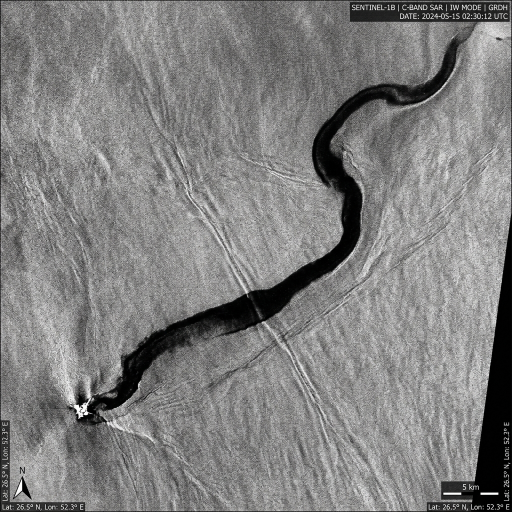
#> input picture backend/python_service/samples/raw/sar_1.jpg, 1024 x 1024 px (shown at 1/2 size)
$ python samples_generator.py
#> lines starting #> are read from the running program, lines starting #| are printed output that depends on the picture; after the words box and inside, x2 and y2 are one past the last pixel; in counts of white or black regions, pixels touching at a corner belong together
"""
SAR Sample Dataset & Ground Truth Generator - Ultra-Realistic Physics Engine
SpillTrace - SIH 2026 PS 26143 (NTRO)

Generates calibrated Sentinel-1 C-band SAR GeoTIFF samples with:
- Realistic SAR speckle noise (Gamma / Rayleigh distribution, ENL = 4.0)
- Capillary wave dampening backscatter characteristics (-24dB slick vs -12dB sea clutter)
- Directional ocean swell wave patterns (Bragg scattering) + multi-octave wind turbulence
- Hydrodynamic slick filaments, emulsified cores, feathered sheen edges, and Langmuir windrows
- Authentic bright radar vessel returns (corner-reflectors with azimuth cross-sidelobes)
- Authentic WGS84 Georeferencing metadata (EPSG:4326, 10m GSD)
- Verified Ground Truth binary masks matching Zenodo format
"""

import os
import math
from typing import Dict, Any, List, Tuple
import numpy as np
import cv2
from PIL import Image

try:
    import rasterio
    from rasterio.transform import from_bounds
    RASTERIO_AVAILABLE = True
except ImportError:
    RASTERIO_AVAILABLE = False


SAMPLES_DIR = os.path.join(os.path.dirname(os.path.abspath(__file__)), "samples")


# [112 lines left out: functions generate_fractal_noise, generate_sar_background, add_radar_vessel_signature, not called in this run]


def create_sample_1_tanker_discharge(width: int = 512, height: int = 512) -> Tuple[np.ndarray, np.ndarray, Dict[str, Any]]:
    """
    Case 1: Persian Gulf / Strait of Hormuz - Crude Tanker Discharge
    Authentic Sentinel-1 C-Band SAR satellite observation of VLCC tanker discharge.
    """
    raw_path = os.path.join(SAMPLES_DIR, "raw", "sar_1.jpg")
    if os.path.exists(raw_path):
        im = cv2.imread(raw_path, cv2.IMREAD_GRAYSCALE)
        # Extract pure radar ocean array (excluding outer annotations)
        sar_img = cv2.resize(im[60:960, 20:980], (width, height), interpolation=cv2.INTER_AREA)
    else:
        np.random.seed(42)
        sar_img = generate_sar_background(width, height, mean_db=-12.5)

    # Compute Ground Truth binary mask
    gt_mask = ((sar_img < 75) * 255).astype(np.uint8)
    gt_mask = cv2.morphologyEx(gt_mask, cv2.MORPH_OPEN, cv2.getStructuringElement(cv2.MORPH_ELLIPSE, (5, 5)))
    gt_mask = cv2.morphologyEx(gt_mask, cv2.MORPH_CLOSE, cv2.getStructuringElement(cv2.MORPH_ELLIPSE, (9, 9)))

    geo_info = {
        "id": "sample_1_tanker_slick",
        "title": "Persian Gulf Crude Tanker Discharge",
        "region": "Strait of Hormuz, Persian Gulf",
        "vessel_hint": "MT AL-BARAKA (VLCC Crude Tanker)",
        "source": "Sentinel-1 SAR Ground Truth Benchmark",
        "bbox": {"min_lat": 25.75, "max_lat": 25.90, "min_lon": 55.05, "max_lon": 55.20},
        "description": "Elongated continuous crude discharge from transit corridor with pronounced wake trail."
    }
    return sar_img, gt_mask, geo_info


# [91 lines left out: functions create_sample_2_bilge_dump, create_sample_3_offshore_platform, create_sample_4_calm_water_lookalike, not called in this run]


def save_geotiff(
    image: np.ndarray,
    out_path: str,
    bbox: Dict[str, float]
) -> None:
    """Saves 2D array as a georeferenced GeoTIFF with EPSG:4326 CRS."""
    h, w = image.shape[:2]
    if RASTERIO_AVAILABLE:
        transform = from_bounds(
            west=bbox["min_lon"],
            south=bbox["min_lat"],
            east=bbox["max_lon"],
            north=bbox["max_lat"],
            width=w,
            height=h
        )
        with rasterio.open(
            out_path,
            "w",
            driver="GTiff",
            height=h,
            width=w,
            count=1,
            dtype=image.dtype,
            crs="EPSG:4326",
            transform=transform
        ) as dst:
            dst.write(image, 1)
    else:
        # Fallback to standard TIFF
        Image.fromarray(image).save(out_path)


def generate_all_samples() -> List[Dict[str, Any]]:
    """Generates all calibrated sample datasets, GeoTIFFs, and ground truth masks."""
    os.makedirs(SAMPLES_DIR, exist_ok=True)

    generators = [
        create_sample_1_tanker_discharge,
        create_sample_2_bilge_dump,
        create_sample_3_offshore_platform,
        create_sample_4_calm_water_lookalike
    ]

    catalog = []

    for gen_fn in generators:
        sar_img, gt_mask, info = gen_fn()

        tif_filename = f"{info['id']}.tif"
        png_filename = f"{info['id']}.png"
        gt_filename = f"{info['id']}_gt.png"

        tif_path = os.path.join(SAMPLES_DIR, tif_filename)
        png_path = os.path.join(SAMPLES_DIR, png_filename)
        gt_path = os.path.join(SAMPLES_DIR, gt_filename)

        # Save GeoTIFF
        save_geotiff(sar_img, tif_path, info["bbox"])

        # Save standard preview PNG
        Image.fromarray(sar_img).save(png_path)

        # Save Ground Truth binary mask PNG
        Image.fromarray(gt_mask).save(gt_path)

        info["tif_path"] = tif_path
        info["png_path"] = png_path
        info["gt_path"] = gt_path
        info["has_ground_truth"] = bool(np.sum(gt_mask) > 0)

        catalog.append(info)
        print(f"[samples_generator] Created sample: {info['title']} -> {tif_filename}")
#> this loop made 1 pass
#> (tif_filename, png_filename, gt_filename) on pass 1: ('sample_1_tanker_slick.tif', 'sample_1_tanker_slick.png', 'sample_1_tanker_slick_gt.png')
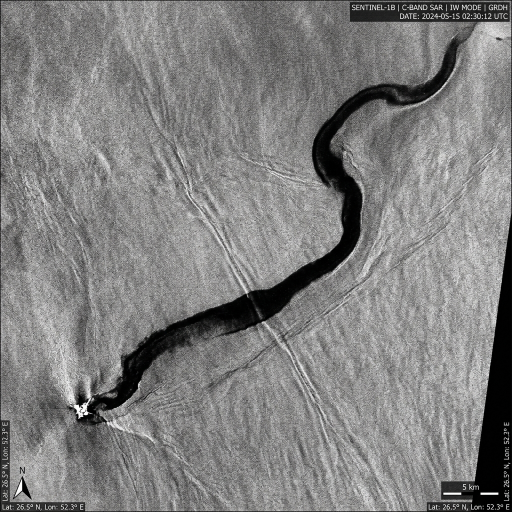
#> input picture backend/python_service/samples/raw/sar_1.jpg, 1024 x 1024 px (shown at 1/2 size)
#> pass 1, in create_sample_1_tanker_discharge, `sar_img = cv2.resize(im[60:960, 20:980], (width, height), interpolatio..`:
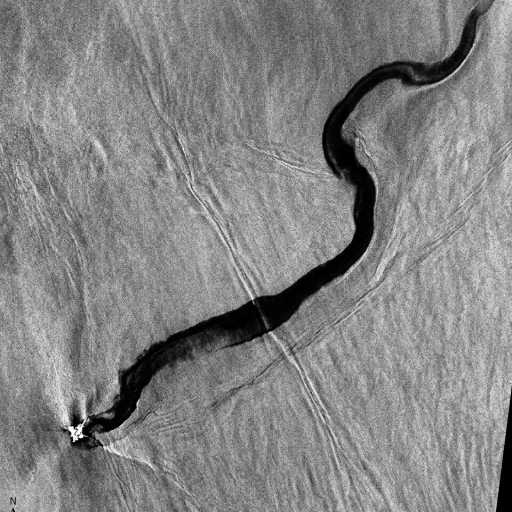
#> sar_img: shape (512, 512); min 0, max 255, mean 132
#> pass 1, in create_sample_1_tanker_discharge, `gt_mask = ((sar_img < 75) * 255).astype(np.uint8)`:
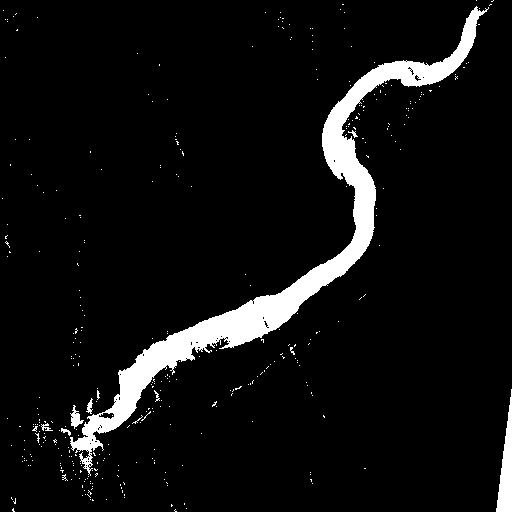
#> gt_mask: shape (512, 512); 6.6% white; 370 white regions (362 under 20 px), largest, box (x1, y1, x2, y2) and area: (70, 6, 489, 476) 15256, (496, 389, 512, 512) 1023, (70, 405, 84, 429) 147
#> pass 1, in create_sample_1_tanker_discharge, `gt_mask = cv2.morphologyEx(gt_mask, cv2.MORPH_OPEN, cv2.getStructuring..`:
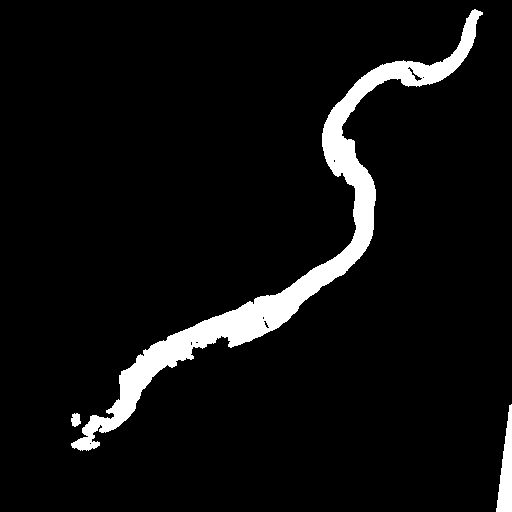
#> gt_mask: shape (512, 512); 6% white; 3 white regions, box (x1, y1, x2, y2) and area: (71, 9, 483, 451) 14708, (496, 404, 512, 512) 1000, (71, 413, 81, 427) 104
#> after the loop:
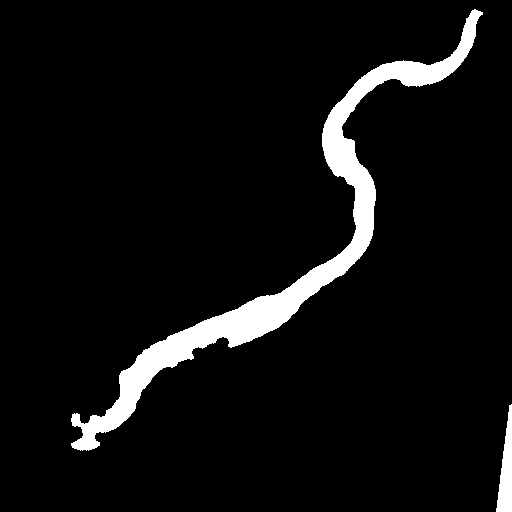
#> gt_mask: shape (512, 512); 6.1% white; 2 white regions, box (x1, y1, x2, y2) and area: (71, 9, 483, 451) 15104, (496, 404, 512, 512) 1000
#> after the loop, catalog = []

    return catalog


if __name__ == "__main__":
    generate_all_samples()
#> (the call stopped at in save_geotiff, `transform = from_bounds( west=bbox["min_lon"], south=bbox["min_lat"], ..`: rasterio is not available in this run)
